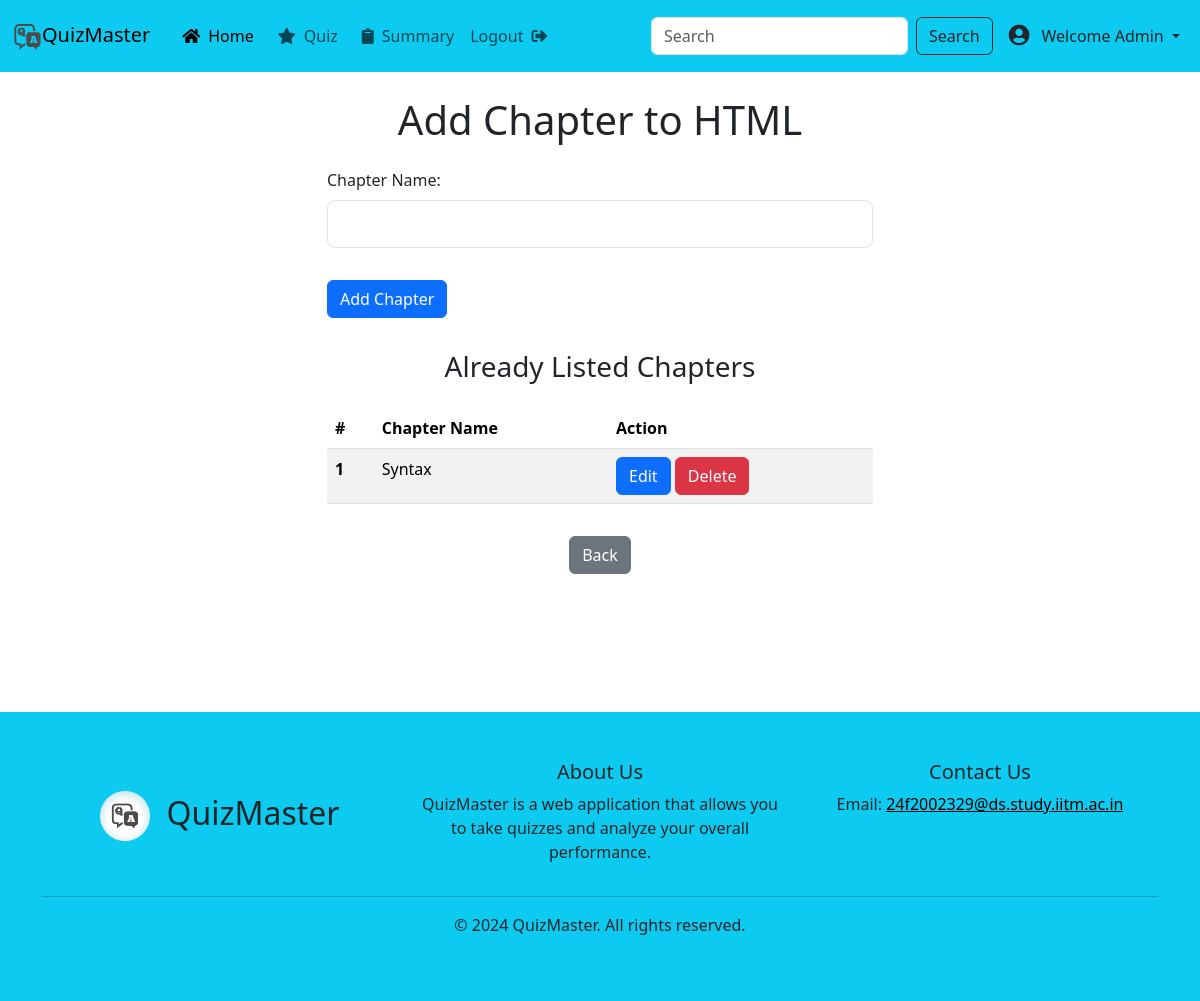
The app's page /admin/add_chapter/2 (signed in), older data.
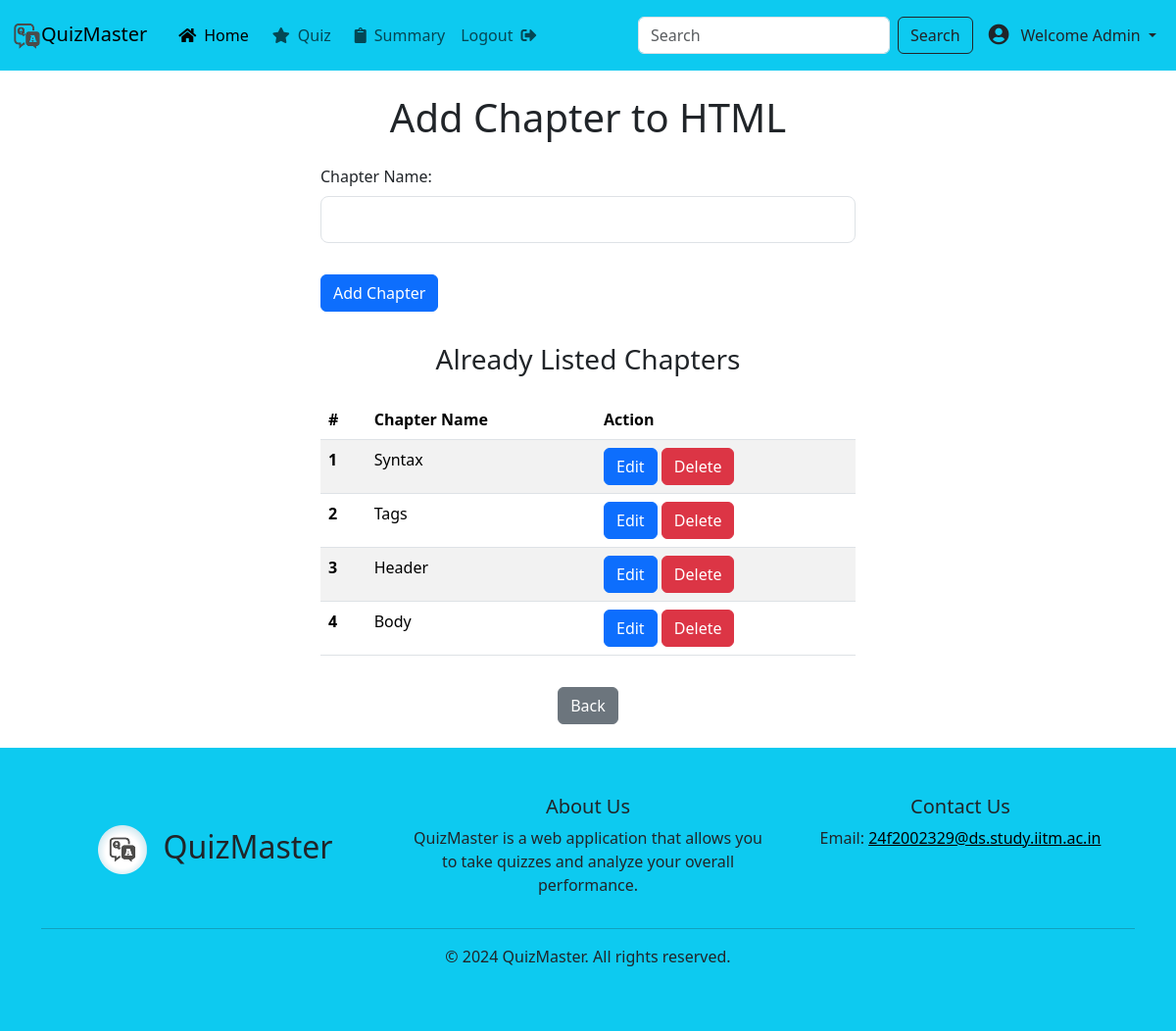
The same page, newer data.
### app/models/models.py (models this page shows)
class Chapter(db.Model):
    id = db.Column(db.Integer, primary_key=True)
    name = db.Column(db.String(100), nullable=False)
    subject_id = db.Column(db.Integer, db.ForeignKey('subject.id'), nullable=False)
    quizzes = db.relationship('Quiz', backref='chapter', lazy=True)

### app/routes/admin.py (the view, shortened to what this page needs)
@admin_blueprint.route('/add_chapter/<int:subject_id>', methods=['GET', 'POST'])
def add_chapter(subject_id):
    if session.get('role') != 'admin':
        return "Unauthorized", 403
    subject = Subject.query.get_or_404(subject_id)
    chapters = Chapter.query.filter_by(subject_id=subject_id).all()
    return render_template('admin/add_chapter.html', subject=subject, chapters=chapters)

### app/templates/admin/add_chapter.html
{% extends "base.html" %}
{% block content %}
<section class="content">
    <div class="container">
        <div class="row">
            <div class="col-md-6 offset-md-3">
                <h1 class="text-center mb-4 mt-4">Add Chapter to {{ subject.name }}</h1>
                <form action="{{ url_for('admin.add_chapter', subject_id=subject.id) }}" method="POST">
                    <div class="form-outline mb-4">
                        <label class="form-label" for="chapter">Chapter Name:</label>
                        <input type="text" id="chapter" name="chapter" class="form-control form-control-lg" required />
                    </div>
                    <button type="submit" class="btn btn-primary my-2 py-auto">Add Chapter</button>
                </form>
                <h3 class="text-center my-4">Already Listed Chapters</h3>
                <table class="table table-striped">
                    <thead>
                        <tr>
                            <th scope="col">#</th>
                            <th scope="col">Chapter Name</th>
                            <th scope="col">Action</th>
                        </tr>
                    </thead>
                    <tbody>
                        {% for chapter in chapters %}
                        <tr>
                            <th scope="row">{{ loop.index }}</th>
                            <td>{{ chapter.name }}</td>
                            <td>
                                <a href="{{ url_for('admin.edit_chapter', subject_id=subject.id, chapter_id=chapter.id) }}" class="btn btn-primary">Edit</a>
                                <a href="{{ url_for('admin.delete_chapter', subject_id=subject.id, chapter_id=chapter.id) }}" class="btn btn-danger">Delete</a>
                            </td>
                        </tr>
                        {% endfor %}
                    </tbody>
                </table>
                <div class="text-center">
                    <button onclick="history.back()" class="btn btn-secondary mt-3 mb-4">Back</button>
                </div>
            </div>
        </div>
    </div>
</section>
{% endblock %}

Row changes from the older to the newer data that the page shows:
added Chapter: name "Tags"
added Chapter: name "Header"
added Chapter: name "Body"
